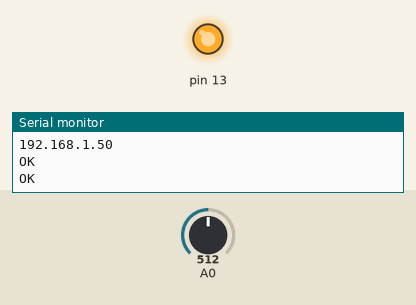
The sketch below on a simulated Arduino Uno, built with avr-gcc and run on an emulated ATmega328P. Parts: output pins drawn as LEDs (lit = HIGH), the last lines printed to the serial monitor. The inputs (shaded band) are chosen by the test bench; at power-on: A0 = 512. The modem accepts every AT command (registered, SIM ready, sends succeed) and sends nothing else.

Above: at 4.1 s.
At 15.2 s:
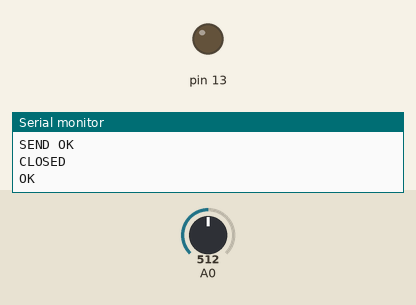
Timing chart, 0 to 32.9 s (numbered marks = the images above):
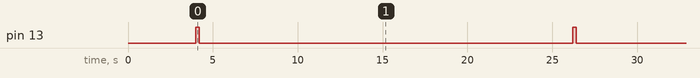

The sketch:

datalogging_ESP8266.ino
```cpp
#include <AltSoftSerial.h>

AltSoftSerial esp(9,8); // RX | TX

void setup() {
pinMode(13,OUTPUT);
Serial.begin(9600); // communication with the host computer
esp.begin(115200);
Serial.println("");
Serial.println("Remember to to set Both NL & CR in the serial monitor.");
Serial.println("Ready");
Serial.println("");
//esp.println("AT");
//printer();
esp.println("AT+RST");
printer();
//esp.println("AT+GMR");
//printer();
esp.println("AT+CWMODE=3");
printer();

esp.println("AT+CIFSR");
printer();

esp.println("AT+CIPMUX=0");
printer();


}

void loop() {
  digitalWrite(13,HIGH);
  delay(200);
  digitalWrite(13,LOW);
  delay(1000);

  esp.println("AT+CIPSTART=\"TCP\",\"184.106.153.149\",80");
  printer();

  int a= analogRead(0);
  String getStr="GET /update?api_key=O9GDA2P26T4G130W&field1=";
  getStr +=String(a);
  getStr +="\r\n";

  String cmd="AT+CIPSEND=";
  cmd +=String(getStr.length());
  esp.println(cmd);

  if(esp.find(">"))
  {
   esp.println(getStr);
  }
  printer();
  printer();
  printer();


  esp.println("AT+CIPCLOSE");
  printer();
  delay(16000);

}


void printer(){

 long int time1=millis();
 long int time2 =millis();

 String response="";

 while(time2-time1<1000){

   time2=millis();
    if(esp.available()) {
       Serial.write(esp.read());

      }
  }

 return ;
}
```

Measured:
- by itself, pin 13: alternates HIGH for 0.20 s and LOW for 22.0 s
